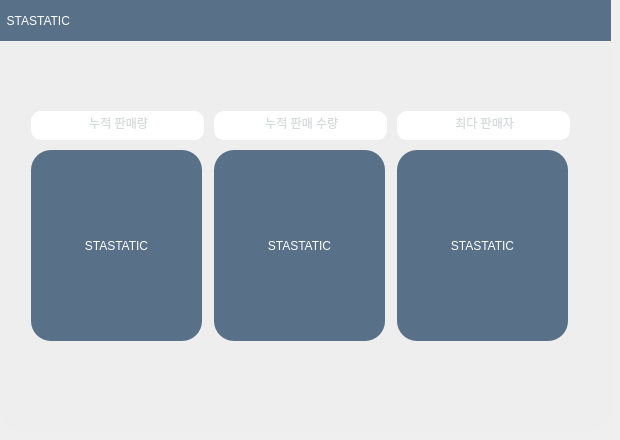
        <widget class="QWidget" name="page_5">
         <widget class="QLabel" name="label_35">
          <property name="geometry">
           <rect>
            <x>0</x>
            <y>30</y>
            <width>611</width>
            <height>401</height>
           </rect>
          </property>
          <property name="minimumSize">
           <size>
            <width>251</width>
            <height>41</height>
           </size>
          </property>
          <property name="styleSheet">
           <string notr="true">background-color: rgb(238, 238, 238);
border-top-left-radius: 0px;
border-top-right-radius: 0px;
border-bottom-right-radius: 20px;
border-bottom-left-radius: 20px;
font: 75 13pt &quot;맑은 고딕&quot;;
text-align:bottom;
</string>
          </property>
          <property name="text">
           <string/>
          </property>
         </widget>
         <widget class="QLabel" name="label_21">
          <property name="geometry">
           <rect>
            <x>0</x>
            <y>0</y>
            <width>611</width>
            <height>41</height>
           </rect>
          </property>
          <property name="styleSheet">
           <string notr="true">color: rgb(255, 255, 255);
font: 87 19pt &quot;Arial Black&quot;;
background-color: rgb(88, 113, 137);</string>
          </property>
          <property name="text">
           <string>  STASTATIC</string>
          </property>
         </widget>
         <widget class="QLabel" name="main_sell">
          <property name="geometry">
           <rect>
            <x>31</x>
            <y>150</y>
            <width>171</width>
            <height>191</height>
           </rect>
          </property>
          <property name="styleSheet">
           <string notr="true">color: rgb(255, 255, 255);
font: 87 19pt &quot;Arial Black&quot;;
border-radius:20px;
background-color: rgb(88, 113, 137);</string>
          </property>
          <property name="text">
           <string>STASTATIC</string>
          </property>
          <property name="alignment">
           <set>Qt::AlignCenter</set>
          </property>
         </widget>
         <widget class="QLabel" name="main_count">
          <property name="geometry">
           <rect>
            <x>214</x>
            <y>150</y>
            <width>171</width>
            <height>191</height>
           </rect>
          </property>
          <property name="styleSheet">
           <string notr="true">color: rgb(255, 255, 255);
font: 87 19pt &quot;Arial Black&quot;;
border-radius:20px;
background-color: rgb(88, 113, 137);</string>
          </property>
          <property name="text">
           <string>STASTATIC</string>
          </property>
          <property name="alignment">
           <set>Qt::AlignCenter</set>
          </property>
         </widget>
         <widget class="QLabel" name="main_seller">
          <property name="geometry">
           <rect>
            <x>397</x>
            <y>150</y>
            <width>171</width>
            <height>191</height>
           </rect>
          </property>
          <property name="styleSheet">
           <string notr="true">color: rgb(255, 255, 255);
border-radius:20px;
font: 87 19pt &quot;Arial Black&quot;;
background-color: rgb(88, 113, 137);</string>
          </property>
          <property name="text">
           <string>STASTATIC</string>
          </property>
          <property name="alignment">
           <set>Qt::AlignCenter</set>
          </property>
         </widget>
         <widget class="QLineEdit" name="lineEdit_6">
          <property name="enabled">
           <bool>false</bool>
          </property>
          <property name="geometry">
           <rect>
            <x>31</x>
            <y>111</y>
            <width>173</width>
            <height>29</height>
           </rect>
          </property>
          <property name="styleSheet">
           <string notr="true">color: rgb(213, 218, 218);
border-radius : 10px;
font: 87 19pt &quot;Arial Black&quot;;</string>
          </property>
          <property name="text">
           <string> 누적 판매량</string>
          </property>
          <property name="alignment">
           <set>Qt::AlignCenter</set>
          </property>
         </widget>
         <widget class="QLineEdit" name="lineEdit_7">
          <property name="enabled">
           <bool>false</bool>
          </property>
          <property name="geometry">
           <rect>
            <x>214</x>
            <y>111</y>
            <width>173</width>
            <height>29</height>
           </rect>
          </property>
          <property name="styleSheet">
           <string notr="true">color: rgb(213, 218, 218);
border-radius : 10px;
font: 87 19pt &quot;Arial Black&quot;;</string>
          </property>
          <property name="text">
           <string> 누적 판매 수량</string>
          </property>
          <property name="alignment">
           <set>Qt::AlignCenter</set>
          </property>
         </widget>
         <widget class="QLineEdit" name="lineEdit_8">
          <property name="enabled">
           <bool>false</bool>
          </property>
          <property name="geometry">
           <rect>
            <x>397</x>
            <y>111</y>
            <width>173</width>
            <height>29</height>
           </rect>
          </property>
          <property name="styleSheet">
           <string notr="true">color: rgb(213, 218, 218);
border-radius : 10px;
font: 87 19pt &quot;Arial Black&quot;;</string>
          </property>
          <property name="text">
           <string> 최다 판매자</string>
          </property>
          <property name="alignment">
           <set>Qt::AlignCenter</set>
          </property>
         </widget>
        </widget>
